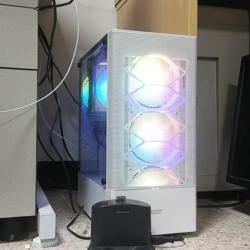
#> input picture test1.png, 250 x 250 px, found by its file name
$ python sift.py
#> lines starting #> are read from the running program, lines starting #| are printed output that depends on the picture
import cv2
import numpy as np

def main(image_path1, image_path2):
    # Step 1: Read the two images
#> called with image_path1 = 'test1.png', image_path2 = 'test2.png'
    img1 = cv2.imread(image_path1, cv2.IMREAD_GRAYSCALE)  # queryImage
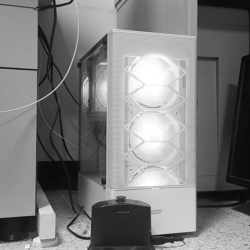
#> img1: shape (250, 250); min 7, max 255, mean 123.9
    img2 = cv2.imread(image_path2, cv2.IMREAD_GRAYSCALE)  # trainImage
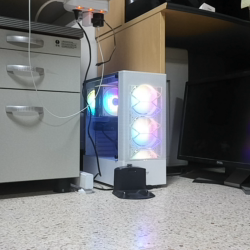
#> input picture test2.png, 250 x 250 px, found by its file name
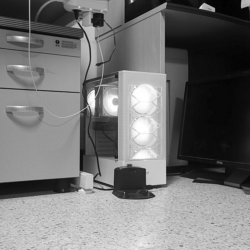
#> img2: shape (250, 250); min 2, max 255, mean 115.7

    sift = cv2.SIFT_create()
    kp1, des1 = sift.detectAndCompute(img1, None)
#> kp1 = 178 keypoints; strongest (x, y, size): (150, 101, 67.1), (47, 213, 10.8), (63, 174, 39.3), (88, 234, 3.3)
    kp2, des2 = sift.detectAndCompute(img2, None)
#> kp2 = 191 keypoints; strongest (x, y, size): (204, 6, 5), (131, 183, 22.3), (201, 7, 2), (91, 98, 6.3)
    index_params = dict(algorithm=1, trees=5)
    search_params = dict(checks=50)
    flann = cv2.FlannBasedMatcher(index_params, search_params)
    matches = flann.knnMatch(des1, des2, k=2)
#> matches = 178 matches

    good_matches = []
    for m, n in matches:
        if m.distance < 0.7 * n.distance:
            good_matches.append(m)
#> after the loop, good_matches = 19 matches
    img_matches = np.empty((max(img1.shape[0], img2.shape[0]), img1.shape[1] + img2.shape[1], 3), dtype=np.uint8)

    cv2.drawMatches(img1, kp1, img2, kp2, good_matches, img_matches, flags=cv2.DrawMatchesFlags_NOT_DRAW_SINGLE_POINTS)
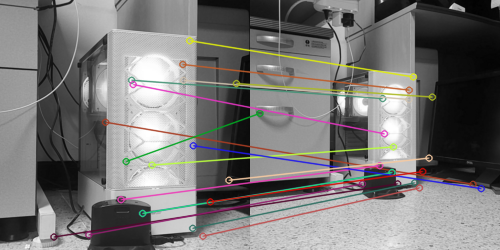
#> img_matches: shape (250, 500, 3); mean of channels 0, 1, 2 118.3, 118.8, 120.8; drawn as B, G, R
    cv2.imshow('Matches', img_matches)
    cv2.waitKey(0)
    cv2.destroyAllWindows()

if __name__ == "__main__":
    path_to_image_1 = "test1.png"
    path_to_image_2 = "test2.png"
    main(path_to_image_1, path_to_image_2)
